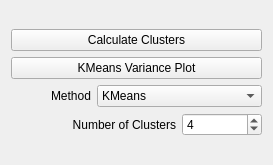
         <widget class="QWidget" name="page_6">
          <property name="geometry">
           <rect>
            <x>0</x>
            <y>0</y>
            <width>273</width>
            <height>165</height>
           </rect>
          </property>
          <attribute name="label">
           <string>Cluster Analysis</string>
          </attribute>
          <layout class="QGridLayout" name="gridLayout_18">
           <item row="0" column="0">
            <layout class="QGridLayout" name="gridLayout_4">
             <item row="0" column="0" colspan="3">
              <widget class="QPushButton" name="pb_calc_cluster">
               <property name="sizePolicy">
                <sizepolicy hsizetype="Minimum" vsizetype="Fixed">
                 <horstretch>0</horstretch>
                 <verstretch>0</verstretch>
                </sizepolicy>
               </property>
               <property name="styleSheet">
                <string notr="true"/>
               </property>
               <property name="text">
                <string>Calculate Clusters</string>
               </property>
              </widget>
             </item>
             <item row="1" column="0" colspan="3">
              <widget class="QPushButton" name="pb_kmeans_elbow">
               <property name="sizePolicy">
                <sizepolicy hsizetype="Minimum" vsizetype="Fixed">
                 <horstretch>0</horstretch>
                 <verstretch>0</verstretch>
                </sizepolicy>
               </property>
               <property name="styleSheet">
                <string notr="true"/>
               </property>
               <property name="text">
                <string>KMeans Variance Plot</string>
               </property>
              </widget>
             </item>
             <item row="2" column="0">
              <widget class="QLabel" name="label_10">
               <property name="text">
                <string>Method</string>
               </property>
               <property name="alignment">
                <set>Qt::AlignRight|Qt::AlignTrailing|Qt::AlignVCenter</set>
               </property>
              </widget>
             </item>
             <item row="2" column="1" colspan="2">
              <widget class="QComboBox" name="cb_clust_method">
               <property name="sizePolicy">
                <sizepolicy hsizetype="Preferred" vsizetype="Fixed">
                 <horstretch>0</horstretch>
                 <verstretch>0</verstretch>
                </sizepolicy>
               </property>
               <item>
                <property name="text">
                 <string>KMeans</string>
                </property>
               </item>
               <item>
                <property name="text">
                 <string>MiniBatchKMeans</string>
                </property>
               </item>
               <item>
                <property name="text">
                 <string>MeanShift</string>
                </property>
               </item>
               <item>
                <property name="text">
                 <string>Spectral Clustering</string>
                </property>
               </item>
               <item>
                <property name="text">
                 <string>Correlation-Kmeans</string>
                </property>
               </item>
               <item>
                <property name="text">
                 <string>Affinity Propagation</string>
                </property>
               </item>
              </widget>
             </item>
             <item row="3" column="0" colspan="2">
              <widget class="QLabel" name="label_2">
               <property name="text">
                <string>Number of Clusters</string>
               </property>
               <property name="alignment">
                <set>Qt::AlignRight|Qt::AlignTrailing|Qt::AlignVCenter</set>
               </property>
              </widget>
             </item>
             <item row="3" column="2">
              <widget class="QSpinBox" name="sb_ncluster">
               <property name="minimum">
                <number>1</number>
               </property>
               <property name="value">
                <number>4</number>
               </property>
              </widget>
             </item>
            </layout>
           </item>
          </layout>
         </widget>
